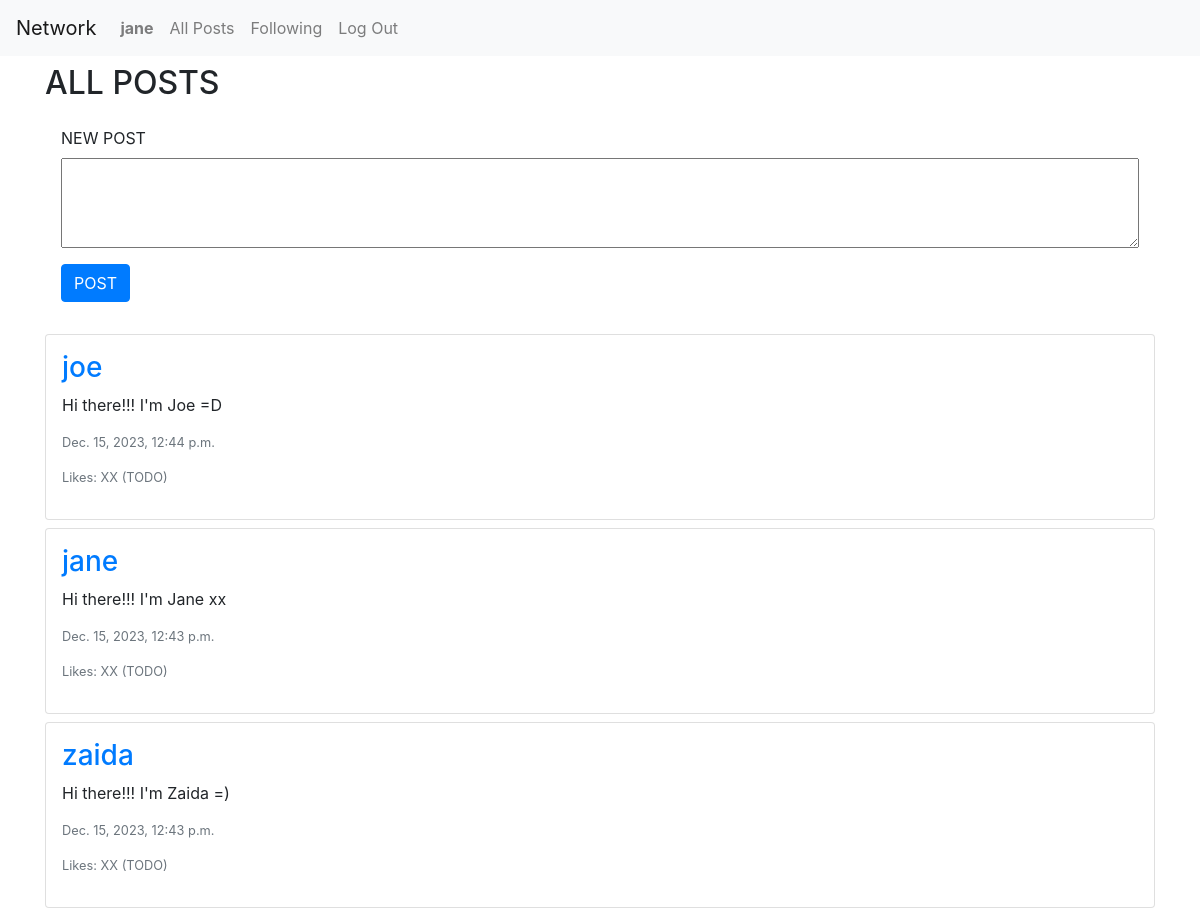
The app's page / (signed in) with its own data.
### network/models.py (models this page shows, shortened)
class User(AbstractUser):
    pass

class Post(models.Model):
    author = models.ForeignKey(User, on_delete=models.CASCADE, related_name='posts')
    body = models.CharField(max_length=255)
    timestamp = models.DateTimeField(auto_now_add=True)

### network/views.py (the view)
# urls.py: path("", views.index, name="index"),
def index(request):
    posts = Post.objects.all().order_by('id').reverse()
    paginator = Paginator(posts, 10)
    page_number = request.GET.get('page')
    page_obj = paginator.get_page(page_number)
    return render(request, "network/index.html", {
        'posts': posts,
        'page_obj': page_obj
    })

### network/templates/network/index.html (shortened to what this page needs)
{% extends "network/layout.html" %} {% block body %}
<div class="container pt-2">
  <h2>ALL POSTS</h2>
  {% if user.is_authenticated %}
  <form
    action="{% url 'compose' %}"
    method="post"
    id="compose-form"
    class="d-flex flex-column p-3"
  >
    <div class="form-group d-flex flex-column">
      <label for="compose-body">NEW POST</label>
      <textarea
        name="compose-body"
        id="compose-body"
        cols="30"
        rows="3"
        class="p-2"
      >
      </textarea>
    </div>
    <div class="form-group">
      <input type="submit" class="btn btn-primary" value="POST" />
    </div>
  </form>
  {% endif %}
  <div id="all-posts">
    {% for post in page_obj %}
    <div class="card mb-2 p-3">
      <h3>
        <a href="{% url 'profile' user_id=post.author.id %}"
          >{{ post.author }}</a
        >
      </h3>
      <p>{{ post.body }}</p>
      <p class="text-secondary lh-1 small">{{ post.timestamp }}</p>
      <p class="text-secondary lh-1 small">Likes: XX (TODO)</p>
    </div>
    {% empty %}
    <h3>No posts available</h3>
    {% endfor %}
  </div>
</div>
{% endblock %}

### network/templates/network/layout.html (shortened to what this page needs)
{% load static %}
<!DOCTYPE html>
<html lang="en">
  <head>
    <link
      rel="stylesheet"
      href="https://stackpath.bootstrapcdn.com/bootstrap/4.4.1/css/bootstrap.min.css"
    />
    <link href="{% static 'network/styles.css' %}" rel="stylesheet" />
  </head>
  <body>
    <nav class="navbar navbar-expand-lg navbar-light bg-light">
      <a class="navbar-brand" href="{% url 'index' %}">Network</a>
      <div>
        <ul class="navbar-nav mr-auto">
          {% if user.is_authenticated %}
          <li class="nav-item">
            <a class="nav-link" href="{% url 'profile' user_id=user.id %}"
              ><strong>{{ user.username }}</strong></a
            >
          </li>
          {% endif %}
          <li class="nav-item">
            <a class="nav-link" href="{% url 'index' %}">All Posts</a>
          </li>
          {% if user.is_authenticated %}
          <li class="nav-item">
            <a class="nav-link" href="{% url 'following' %}">Following</a>
          </li>
          <li class="nav-item">
            <a class="nav-link" href="{% url 'logout' %}">Log Out</a>
          </li>
          {% endif %}
        </ul>
      </div>
    </nav>
    <div class="body">{% block body %} {% endblock %}</div>
  </body>
</html>

### records on screen
User: username "jane"
Post: author "joe", body "Hi there!!! I'm Joe =D", timestamp "Dec. 15, 2023, 12:44 p.m."
Post: author "jane", body "Hi there!!! I'm Jane xx", timestamp "Dec. 15, 2023, 12:43 p.m."
Post: author "zaida", body "Hi there!!! I'm Zaida =)", timestamp "Dec. 15, 2023, 12:43 p.m."
